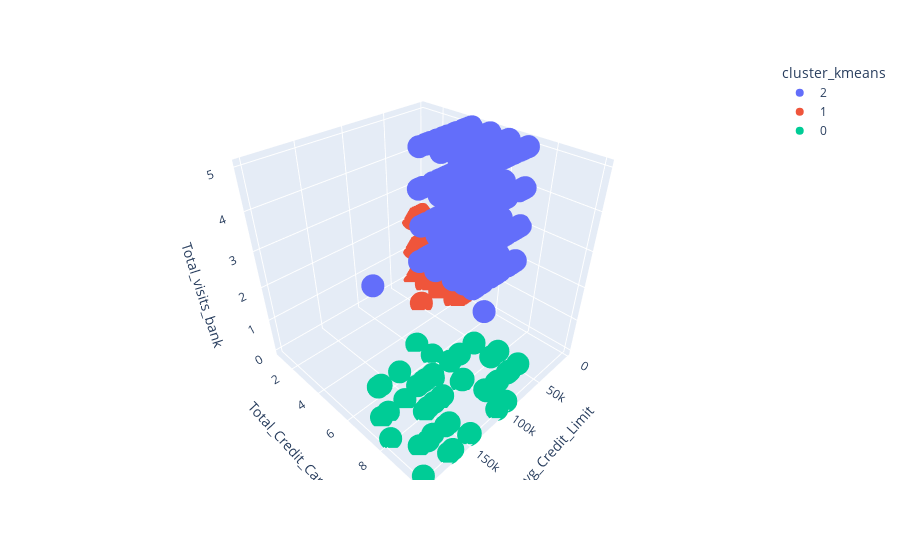

The code cell stored with this chart in its notebook:
### Code cell
# Perspectiva 2

fig = px.scatter_3d(cartao_cluster, 
                    x='Avg_Credit_Limit', 
                    y='Total_Credit_Cards', 
                    z='Total_visits_bank',
                    color='cluster_kmeans')
fig.show()

### Figure 1 — Plotly figure (JSON) as saved in the notebook; plotly's stock layout.template omitted (floating-point values rounded to 4 significant figures; data arrays with more than 128 entries replaced by an {"elided": "..."} marker saying what was removed)
{"data": [{"hovertemplate": "cluster_kmeans=2<br>Avg_Credit_Limit=%{x}<br>Total_Credit_Cards=%{y}<br>Total_visits_bank=%{z}<extra></extra>", "legendgroup": "2", "marker": {"color": "#636efa", "symbol": "circle"}, "mode": "markers", "name": "2", "scene": "scene", "showlegend": true, "type": "scatter3d", "x": {"elided": "386 int values"}, "y": {"elided": "386 int values"}, "z": {"elided": "386 int values"}}, {"hovertemplate": "cluster_kmeans=1<br>Avg_Credit_Limit=%{x}<br>Total_Credit_Cards=%{y}<br>Total_visits_bank=%{z}<extra></extra>", "legendgroup": "1", "marker": {"color": "#EF553B", "symbol": "circle"}, "mode": "markers", "name": "1", "scene": "scene", "showlegend": true, "type": "scatter3d", "x": {"elided": "224 int values"}, "y": {"elided": "224 int values"}, "z": {"elided": "224 int values"}}, {"hovertemplate": "cluster_kmeans=0<br>Avg_Credit_Limit=%{x}<br>Total_Credit_Cards=%{y}<br>Total_visits_bank=%{z}<extra></extra>", "legendgroup": "0", "marker": {"color": "#00cc96", "symbol": "circle"}, "mode": "markers", "name": "0", "scene": "scene", "showlegend": true, "type": "scatter3d", "x": [100000, 100000, 157000, 94000, 163000, 131000, 96000, 136000, 121000, 158000, 108000, 166000, 176000, 166000, 178000, 91000, 156000, 146000, 84000, 155000, 200000, 195000, 187000, 163000, 106000, 114000, 126000, 173000, 153000, 184000, 123000, 144000, 97000, 98000, 127000, 171000, 186000, 183000, 111000, 112000, 195000, 132000, 156000, 95000, 172000, 99000, 84000, 145000, 172000, 167000], "y": [6, 5, 9, 9, 8, 9, 10, 8, 7, 7, 10, 9, 10, 10, 7, 8, 9, 10, 9, 8, 10, 8, 7, 7, 8, 10, 10, 9, 8, 7, 8, 10, 10, 9, 10, 10, 7, 9, 8, 10, 10, 9, 8, 10, 10, 10, 10, 8, 10, 9], "z": [0, 0, 1, 1, 1, 1, 1, 0, 0, 0, 0, 1, 1, 0, 0, 1, 1, 0, 1, 0, 0, 0, 1, 1, 0, 1, 1, 1, 1, 1, 1, 0, 1, 0, 1, 0, 0, 0, 1, 1, 1, 1, 1, 0, 1, 1, 1, 1, 1, 0]}], "layout": {"legend": {"title": {"text": "cluster_kmeans"}, "tracegroupgap": 0}, "margin": {"t": 60}, "scene": {"domain": {"x": [0, 1], "y": [0, 1]}, "xaxis": {"title": {"text": "Avg_Credit_Limit"}}, "yaxis": {"title": {"text": "Total_Credit_Cards"}}, "zaxis": {"title": {"text": "Total_visits_bank"}}}}}
